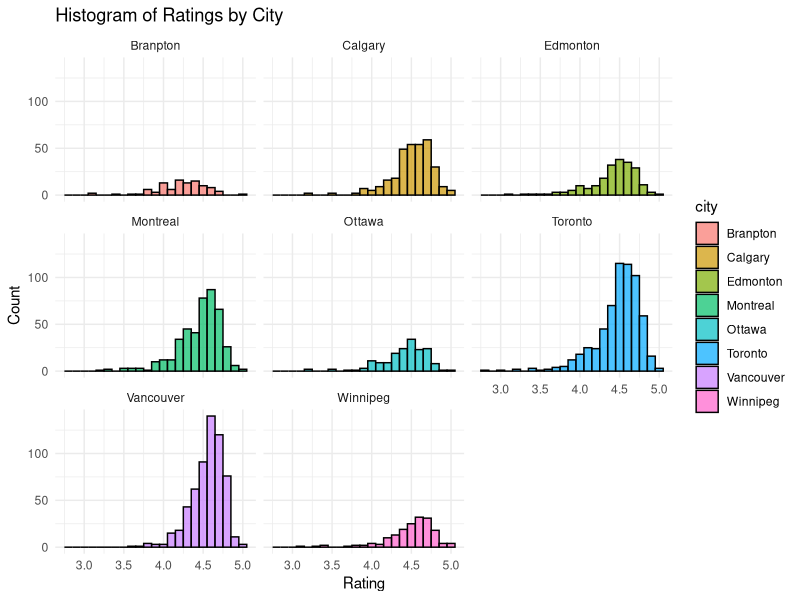
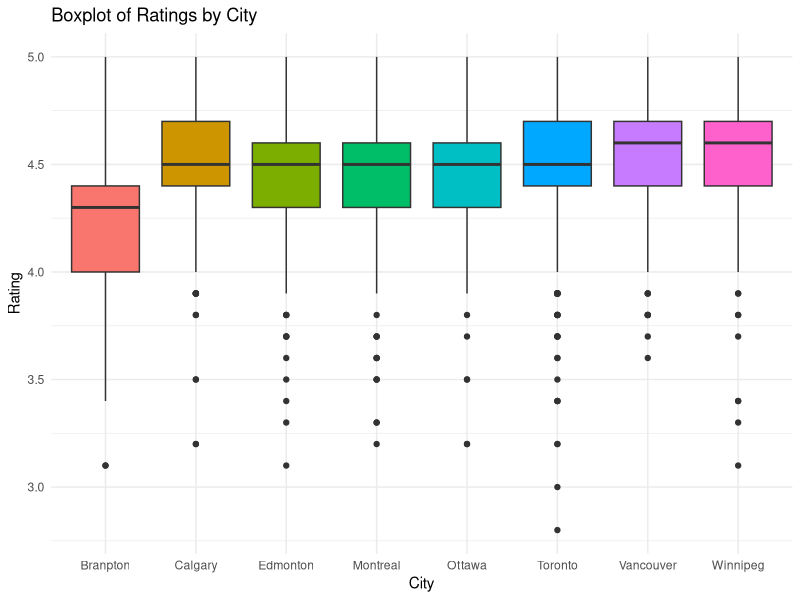
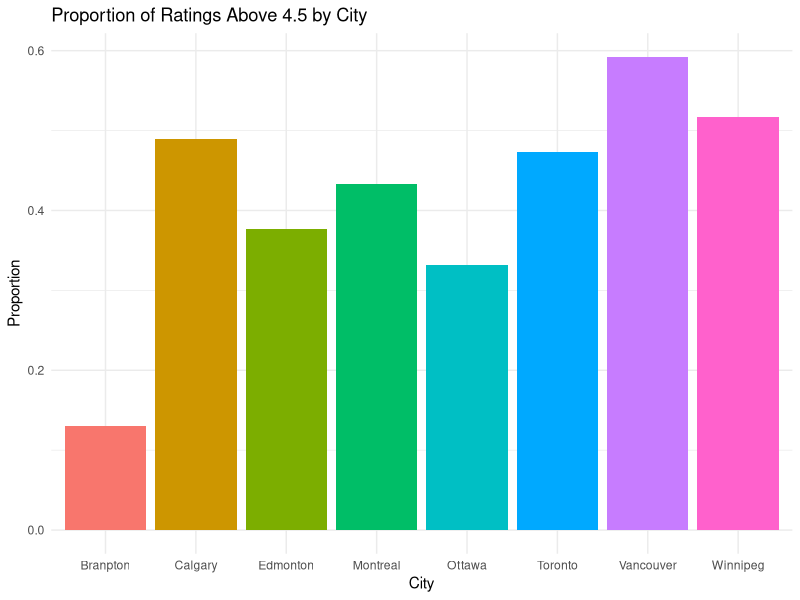

Write R code to recreate these figures, in order.
## ---- chunk 1
library(dplyr)
library(tidyr)
library(ggplot2)
## ---- chunk 2
# Data cleaning and data preparation
# Ensure dataset is in current Working Directory using "getwd()"
full_data <- read.csv("cleaned_full_data.csv", header = T)
data <- full_data[,c("X", "restaurant", "star", "num_reviews", "city")] %>%
  rename(id = X)%>% 
  drop_na()

dim(data)
summary(data)
## ---- chunk 3
N <- 2620 # Total population
z <- 1.96 # z-score for 95% CI
p <- 0.5 # Worst-case variance
e <- 0.05 # Margin of error

n <- round((z^2 * p * (1 - p)) / e^2)
fpc <- n/(1+n/N)
sample_size <- round(fpc)
sample_size
## ---- chunk 4
# Stratified Sampling Proportional Allocation
# Calculate n.h
N.h <- tapply(data$star, data$city, length)
cat("Population Strata Sizes:", N.h, "\n")
city_allocation <- round((N.h/N)*sample_size)
city_allocation
## ---- chunk 5
# Population mean of star
p_mean_star <- mean(data$star)
cat("Population Mean:", p_mean_star, "\n")
## ---- chunk 6
IDS <- data$id
N <- length(data$id)
n <- sample_size

# Simple Random Sampling
srs_sample <- sample.int(N, n, replace = FALSE)
srs_sample.IDS <- IDS[srs_sample]
data_srs_sample <- subset(data, id %in% srs_sample.IDS)

# Sample Mean
srs_sample.mean <- mean(data_srs_sample$star)
cat("Sample Mean:", srs_sample.mean, "\n")

# Sample Variance for Sample Mean
srs_sample.variance <- sum((data_srs_sample$star - srs_sample.mean)^2) / 
  (length(data_srs_sample$star) - 1)
cat("Sample Variance:", srs_sample.variance, "\n")

# Sample SD for Sample Mean
srs_sample.sd <- sqrt(srs_sample.variance)
cat("Sample Standard Deviation:", srs_sample.sd, "\n")

# Calculate 95% CI for population mean
srs_sample.se <- sqrt((1 - n / N) / n) * srs_sample.sd
cat("Sample SE:", srs_sample.se, "\n")

srs_CI <- c(srs_sample.mean - 1.96 * srs_sample.se, srs_sample.mean + 1.96 * srs_sample.se)
cat("95% Confidence Interval:", srs_CI, "\n")
## ---- chunk 7
# Sample proportion of restaurants with ratings greater than 4.5
srs_sample_p <- mean(data_srs_sample$star > 4.5)
cat("Sample Proportion of Restaurants with Ratings > 4.5:", srs_sample_p, "\n")

# Sample variance of the sample proportion
srs_sample.variance_p <- srs_sample_p * (1 - srs_sample_p) / nrow(data_srs_sample)
cat("Sample Variance of the Proportion:", srs_sample.variance_p, "\n")

# Sample SD of the sample proportion
srs_sample.sd_p <- sqrt(srs_sample.variance_p)
cat("Sample Standard Deviation of the Proportion:", srs_sample.sd_p, "\n")

# 95% Confidence Interval for the sample proportion
srs_sample.se_p <- sqrt(1 - (n / N)) * srs_sample.sd_p
srs_CI_p <- c(srs_sample_p - 1.96 * srs_sample.se_p, srs_sample_p + 1.96 * srs_sample.se_p)
cat("Sample Standard Error of the Proportion:", srs_sample.se_p, "\n")
cat("95% Confidence Interval for the Proportion:", srs_CI_p, "\n")
## ---- chunk 8
n.h <- city_allocation

cities <- names(N.h)

set.seed(0)
data_str_sample <- NULL
for (i in 1: length(cities))
{
  row.indices <- which(data$city == cities[i])
  sample.indices <- sample(row.indices, n.h[i], replace = F)
  data_str_sample <- rbind(data_str_sample, data[sample.indices, ])
}

# Stratified Estimation

# Mean rating per city
str_mean.h <- tapply(data_str_sample$star, data_str_sample$city, mean)
cat("Stratified Mean Ratings by City:\n")
print(str_mean.h)

# Variance of ratings per city
str_variance.h <- tapply(data_str_sample$star, data_str_sample$city, var)
cat("Stratified Variance of Ratings by City:\n")
print(str_variance.h)

# Standard error of ratings per city
str_se.h <- sqrt((1 - n.h / N.h) * str_variance.h / n.h)
cat("Stratified Standard Errors by City:\n")
print(str_se.h)

# Weighted mean for stratified estimate of the mean
str_prop.mean <- sum(N.h / N * str_mean.h)
cat("Stratified Estimate of the Mean Rating (Overall):", str_prop.mean, "\n")

# Standard error for the stratified mean estimate
str_prop.mean_se <- sqrt(sum((N.h / N)^2 * str_se.h^2))
cat("Stratified Estimate of Standard Error (Overall):", str_prop.mean_se, "\n")

# Calculate 95% CI for population mean
str_prop_mean_CI <- c(str_prop.mean - 1.96 * str_prop.mean_se, 
                      str_prop.mean + 1.96 * str_prop.mean_se)
cat("95% Confidence Interval:", str_prop_mean_CI, "\n")

## ---- chunk 9
# Proportion:
# Adding a binary indicator for ratings > 4.5 stars
data <- data %>%
  mutate(rating_above_4_5 = ifelse(star > 4.5, 1, 0))

# Stratified Sampling Proportional Allocation
N.h <- tapply(data$rating_above_4_5, data$city, length)
city_allocation <- round((N.h / N) * n)

n.h <- c(13, 41, 27, 55, 22, 80, 76, 22) # Adjust based on city_allocation
cities <- names(N.h)

set.seed(0)
data_str_sample <- NULL
for (i in 1:length(cities)) {
  row.indices <- which(data$city == cities[i])
  sample.indices <- sample(row.indices, n.h[i], replace = FALSE)
  data_str_sample <- rbind(data_str_sample, data[sample.indices, ])
}

# Stratified Estimation for Proportion
str_prop.h <- tapply(data_str_sample$rating_above_4_5, data_str_sample$city, mean)
str_variance.h <- tapply(data_str_sample$rating_above_4_5, data_str_sample$city, var)
str_se.h <- sqrt((1 - n.h / N.h) * str_variance.h / n.h)

str_prop.p <- sum(N.h / N * str_prop.h)
cat("Stratified Proportion:", str_prop.p, "\n")

str_prop.p_se <- sqrt(sum((N.h / N)^2 * str_se.h^2))
cat("Stratified Proportion SE:", str_prop.p_se, "\n")

# Calculate 95% CI for population mean
str_prop_p_CI <- c(str_prop.p - 1.96 * str_prop.p_se, str_prop.p + 1.96 * str_prop.p_se)
cat("95% Confidence Interval:", str_prop_p_CI, "\n")
## ---- chunk 10
# 1. Distribution Plot (Histogram) for Ratings by City
ggplot(data, aes(x = star, fill = city)) +
  geom_histogram(binwidth = 0.1, color = "black", alpha = 0.7) +
  facet_wrap(~ city) +
  labs(title = "Histogram of Ratings by City",
       x = "Rating",
       y = "Count") +
  theme_minimal()

# 2. Boxplot for Ratings by City
ggplot(data, aes(x = city, y = star, fill = city)) +
  geom_boxplot() +
  labs(title = "Boxplot of Ratings by City",
       x = "City",
       y = "Rating") +
  theme_minimal() +
  theme(legend.position = "none")

## ---- chunk 11

data <- data %>%
  mutate(rating_above_4_5 = ifelse(star > 4.5, 1, 0))


city_proportion <- data %>%
  group_by(city) %>%
  summarise(proportion_above_4_5 = mean(rating_above_4_5))

ggplot(city_proportion, aes(x = city, y = proportion_above_4_5, fill = city)) +
  geom_bar(stat = "identity") +
  labs(title = "Proportion of Ratings Above 4.5 by City",
       x = "City",
       y = "Proportion") +
  theme_minimal() +
  theme(legend.position = "none")

